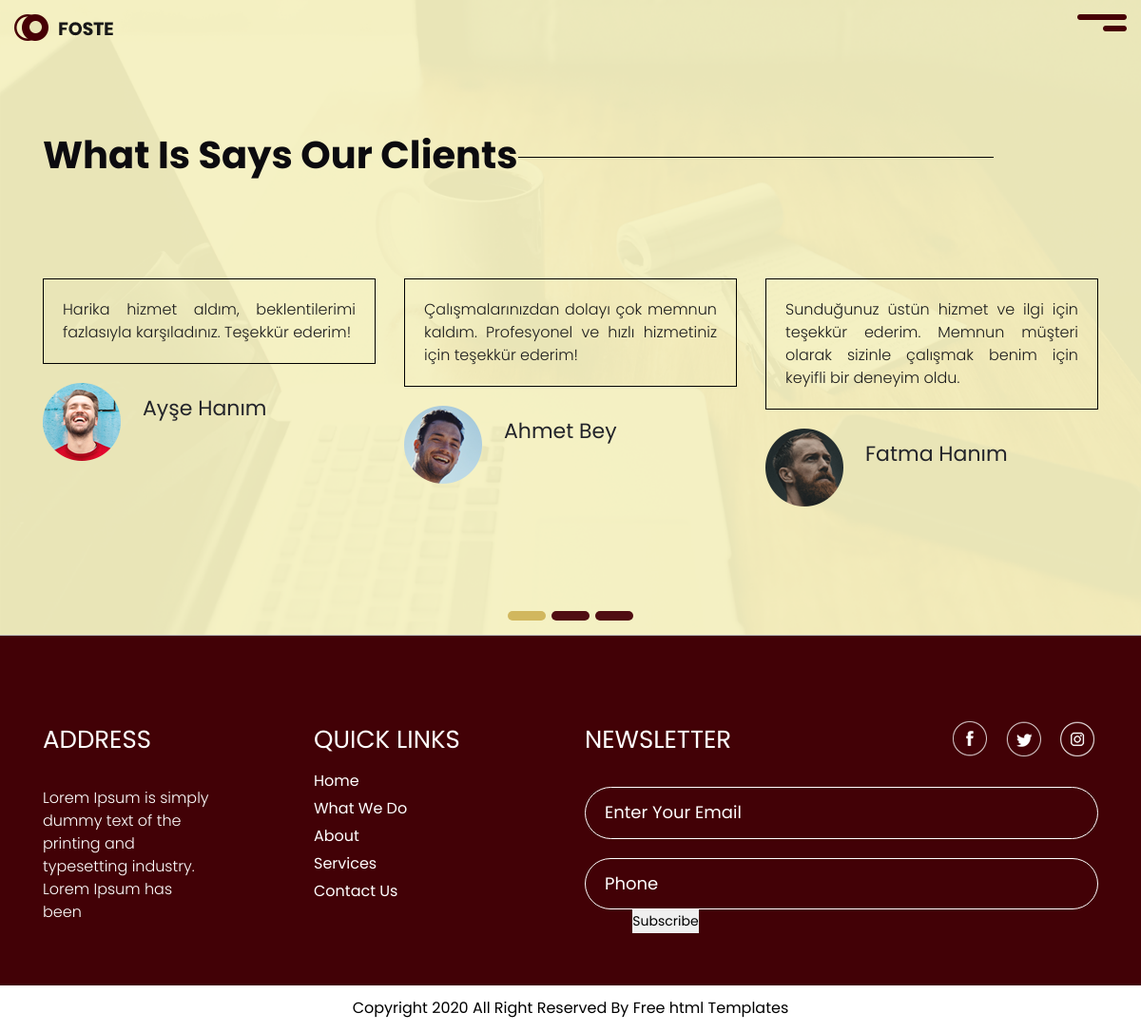
Screenshot of /client with the database file from the repository.
### app/models.py (models this page shows)
class Client(db.Model):
    id = db.Column(db.Integer, primary_key=True)
    feedback = db.Column(db.Text)
    image_filename = db.Column(db.String(255))
    clientname = db.Column(db.String(50))

### app/views.py (the view)
@app.route("/client")
def client():
    clients_data = Client.query.all()
    return render_template("client.html", clients=clients_data)

### app/templates/client.html (shortened to what this page needs)
<!DOCTYPE html>
<html lang="en">
{% extends 'base.html' %}
{% block client %}
<div class="client_section layout_padding">
  <div class="container">
    <h1 class="what_text">What Is Says Our Clients</h1>
    <div id="carouselExampleIndicators" class="carousel slide" data-ride="carousel">
      <ol class="carousel-indicators">
        {% for client_group in clients|batch(3) %}
          <li data-target="#carouselExampleIndicators" data-slide-to="{{ loop.index0 }}" {% if loop.first %}class="active"{% endif %}></li>
        {% endfor %}
      </ol>
      <div class="carousel-inner">
        {% for client_group in clients|batch(3) %}
          <div class="carousel-item {% if loop.first %}active{% endif %}">
            <div class="client_section_2 layout_padding">
              <div class="row">
                {% for c in client_group %}
                  <div class="col-lg-4 col-sm-12">
                    <p class="ipsum_text">{{ c.feedback }}</p>
                    <div class="image_16">
                      <img src="{{ url_for('static', filename='images/' + c.image_filename) }}">
                    </div>
                    <div class="adipiscing_text">{{ c.clientname }}</div>
                  </div>
                {% endfor %}
              </div>
            </div>
          </div>
        {% endfor %}
      </div>
    </div>
  </div>
</div>
{% endblock %}

### app/templates/base.html (shortened to what this page needs)
<!DOCTYPE html>
<html lang="en">
<head>
    <link rel="stylesheet" type="text/css" href="{{ url_for('static', filename='css/bootstrap.min.css') }}">
    <link rel="stylesheet" type="text/css" href="{{ url_for('static', filename='css/style.css') }}">
    <link rel="stylesheet" href="{{ url_for('static', filename='css/responsive.css') }}">
    <link rel="stylesheet" href="{{ url_for('static', filename='css/jquery.mCustomScrollbar.min.css') }}">
    <link rel="stylesheet"
        href="{{ url_for('static', filename='https://netdna.bootstrapcdn.com/font-awesome/4.0.3/css/font-awesome.css') }}">
    <link rel="stylesheet" href="{{ url_for('static', filename='css/owl.carousel.min.css') }}">
    <link rel="stylesheet" href="{{ url_for('static', filename='css/owl.theme.default.min.css') }}">
    <link rel="stylesheet"
        href="{{ url_for('static', filename='https://cdnjs.cloudflare.com/ajax/libs/fancybox/2.1.5/jquery.fancybox.min.css"
        media="screen') }}">
</head>
<body>
    <main>
        {%block header%}
        {%include "_header.html" %}
        {%endblock%}
        {%block content%}
        {% block client %}
        {%endblock%}
    </main>
    <footer>
        {%block footer %}
        {%include "_footer.html" %}
        {%endblock%}
    </footer>
    {%endblock%}
</body>
</html>

### app/templates/_header.html (shortened to what this page needs)
<div class="header_section">
   <div class="container-fluid">
      <div class="row">
         <div class="col-md-3">
            <div class="logo"><a href="{{ url_for('index') }}"><img
                     src="{{ url_for('static', filename='images/logo.png') }}"></a></div>
         </div>
         <div class="col-md-9">
            <div class="menu_text">
               <ul>
                  <span class="navbar-toggler-icon"></span>
                  <span onclick="openNav()"><img src="{{ url_for('static', filename='images/toogle-icon.png') }}"
                        class="toggle_menu"></span>
            </div>
         </div>
      </div>
   </div>

### app/templates/_footer.html
<div class="footer_section layout_padding">
   <div class="container">
       <div class="row">
           <div class="col-lg-3 col-sm-6">
               <h4 class="address_text">ADDRESS</h4>
               <p class="simply_text">Lorem Ipsum is simply dummy text of the printing and typesetting industry. Lorem Ipsum has been  </p>
           </div>
           <div class="col-lg-3 col-sm-6">
               <h4 class="address_text">QUICK LINKS</h4>
               <div class="footer_menu_main">
                   <div class="footer_menu">
                       <ul>
                           <li><a href="{{ url_for('index') }}">Home</a></li>
                           <li><a href="{{ url_for('whatwedo') }}">What We Do</a></li>
                           <li><a href="{{ url_for('about') }}">About</a></li>
                           <li><a href="{{ url_for('services') }}">Services</a></li>
                           <li><a href="{{ url_for('contact') }}">Contact Us</a></li>
                       </ul>
                   </div>
               </div>
           </div>
           <div class="col-lg-6 col-sm-12">
               <div class="newsletter_section">
                   <div class="newsletter_left">
                       <h4 class="address_text">Newsletter</h4>
                   </div>
                   <div class="newsletter_right">
                       <div class="social_icon">
                           <ul>
                               <li><a href="https://www.facebook.com"><img src="{{ url_for('static', filename='images/fb-icon.png') }}"></a></li>
                               <li><a href="https://www.twitter.com"><img src="{{ url_for('static', filename='images/twitter-icon.png') }}"></a></li>
                               <li><a href="https://www.instagram.com"><img src="{{ url_for('static', filename='images/instagram-icon.png') }}"></a></li>
                           </ul>
                       </div>
                   </div>
               </div>
               <form method="POST" action="{{ url_for('subscribe') }}">
                   <input type="text" class="mail_bt" placeholder="Enter Your Email" name="email">
                   <input type="text" class="mail_bt" placeholder="Phone" name="phonenumber">
                   <div class="subscribe_bt"><button type="submit">Subscribe</button></div>
               </form>
           </div>
       </div>
   </div>
</div>
<div class="copyright_section">
   <div class="copyright_text">Copyright 2020 All Right Reserved By <a href="https://html.design">Free html  Templates</a></div>
</div>

### app/static/css/style.css (style rules this page uses)
* { box-sizing: border-box !important; transition: ease all 0.5s; }
html { scroll-behavior: smooth; overflow-x: hidden !important; }
body { color: #666666; font-size: 14px; font-family: Poppins; line-height: 1.80857; font-weight: normal; overflow-x: hidden !important; }
a { color: #1f1f1f; text-decoration: none !important; outline: none !important; -webkit-transition: all .3s ease-in-out; -moz-transition: all .3s ease-in-out; -ms-transition: all .3s ease-in-out; -o-transition: all .3s ease-in-out; transition: all .3s ease-in-out; }
h1, h2, h3, h4, h5, h6 { letter-spacing: 0; font-weight: normal; position: relative; padding: 0 0 10px 0; font-weight: normal; line-height: normal; color: #111111; margin: 0 }
h1 { font-size: 24px }
h4 { font-size: 16px }
*, *::after, *::before { -webkit-box-sizing: border-box; -moz-box-sizing: border-box; box-sizing: border-box; }
ul, li, ol { margin: 0px; padding: 0px; list-style: none; }
p { margin: 20px; font-weight: 300; font-size: 15px; line-height: 24px; }
a { color: #222222; text-decoration: none; outline: none !important; }
a, .btn { text-decoration: none !important; outline: none !important; -webkit-transition: all .3s ease-in-out; -moz-transition: all .3s ease-in-out; -ms-transition: all .3s ease-in-out; -o-transition: all .3s ease-in-out; transition: all .3s ease-in-out; }
img { max-width: 100%; height: auto; }
button { border: 0; margin: 0; padding: 0; cursor: pointer; }
.layout_padding { padding-top: 90px; padding-bottom: 0px; }
.header_section { width: 100%; float: left; background-image: url(../images/banner-bg.png); height: auto; padding: 15px 0px; background-size: cover; background-repeat: no-repeat; border-bottom: 1px solid #b9b9b9; }
.logo { width: 100%; float: left; }
.toggle_menu { top: 0px; position: relative; left: 0; float: right; }
.what_text { width: 100%; float: left; color: #0c0b0f; font-size: 40px; font-weight: bold; }
.what_text::after { content: ''; position: absolute; background-color: #000; width: 500px; height: 1px; top: 32px; }
.client_section { width: 100%; float: left; padding-bottom: 120px; }
.client_section_2 { width: 100%; float: left; padding-top: 70px; }
.ipsum_text { width: 100%; float: left; font-size: 16px; color: #1d1d1d; margin-left: 0px; padding: 20px; border: 1px solid #000; text-align: justify; }
.image_16 { width: 30%; float: left; }
.adipiscing_text { width: 70%; float: left; font-size: 22px; color: #23242a; padding-top: 7px; }
.carousel-indicators .active { background-color: #d1b75e; }
.carousel-indicators li { width: 40px; height: 10px; border-radius: 20px; background-color: #500d12; }
.carousel-indicators { bottom: -120px; }
.footer_section { width: 100%; float: left; background-color: #420106; height: auto; padding-bottom: 45px; }
.footer_section { width: 100%; float: left; }
.address_text { width: 100%; float: left; font-size: 26px; color: #ffffff; text-transform: uppercase; }
.simply_text { width: 71%; float: left; font-size: 16px; color: #ffffff; margin-left: 0px; }
.footer_menu_main { width: 100%; float: left; }
.footer_menu { width: 100%; float: left; font-size: 16px; color: #ffffff; }
.footer_menu ul { margin: 0px; padding: 0px; }
.footer_menu li { font-size: 16px; color: #ffffff; }
.footer_menu li a { color: #ffffff; }
.newsletter_section { width: 100%; float: left; }
.newsletter_left { width: 50%; float: left; }
.newsletter_right { width: 32%; float: right; }
.social_icon { width: 100%; float: left; font-size: 16px; color: #ffffff; }
.social_icon ul { margin: 0px; padding: 0px; }
.social_icon li { font-size: 16px; color: #ffffff; float: left; padding-left: 20px; }
.mail_bt { width: 100%; float: left; font-size: 18px; color: #ffffff; background: transparent !important; border: 1px solid #ffffff; border-radius: 40px; padding: 10px 20px; margin-top: 20px; }
input.mail_bt::placeholder { color: #fff; }
.subscribe_bt { width: 170px; float: left; text-align: center; }
.copyright_section { width: 100%; float: left; background-color: #ffffff; height: auto; }
.copyright_text { width: 100%; float: left; color: #000; text-align: center; font-size: 16px; margin-left: 0px; padding: 10px 0px; }
.copyright_text a { color: #000 }

### app/static/css/icomoon.css (style rules this page uses)
body { background: #fff; }

### rows the page displays
Client: feedback "Harika hizmet aldım, beklentilerimi fazlasıyla karşıladınız. Teşekkür ederim!", image_filename (picture), clientname "Ayşe Hanım"
Client: feedback "Çalışmalarınızdan dolayı çok memnun kaldım. Profesyonel ve hızlı hizmetiniz için teşekkür ederim!", image_filename (picture), clientname "Ahmet Bey"
Client: feedback "Sunduğunuz üstün hizmet ve ilgi için teşekkür ederim. Memnun müşteri olarak sizinle çalışmak benim için keyifli bir deneyim oldu.", image_filename (picture), clientname "Fatma Hanım"
